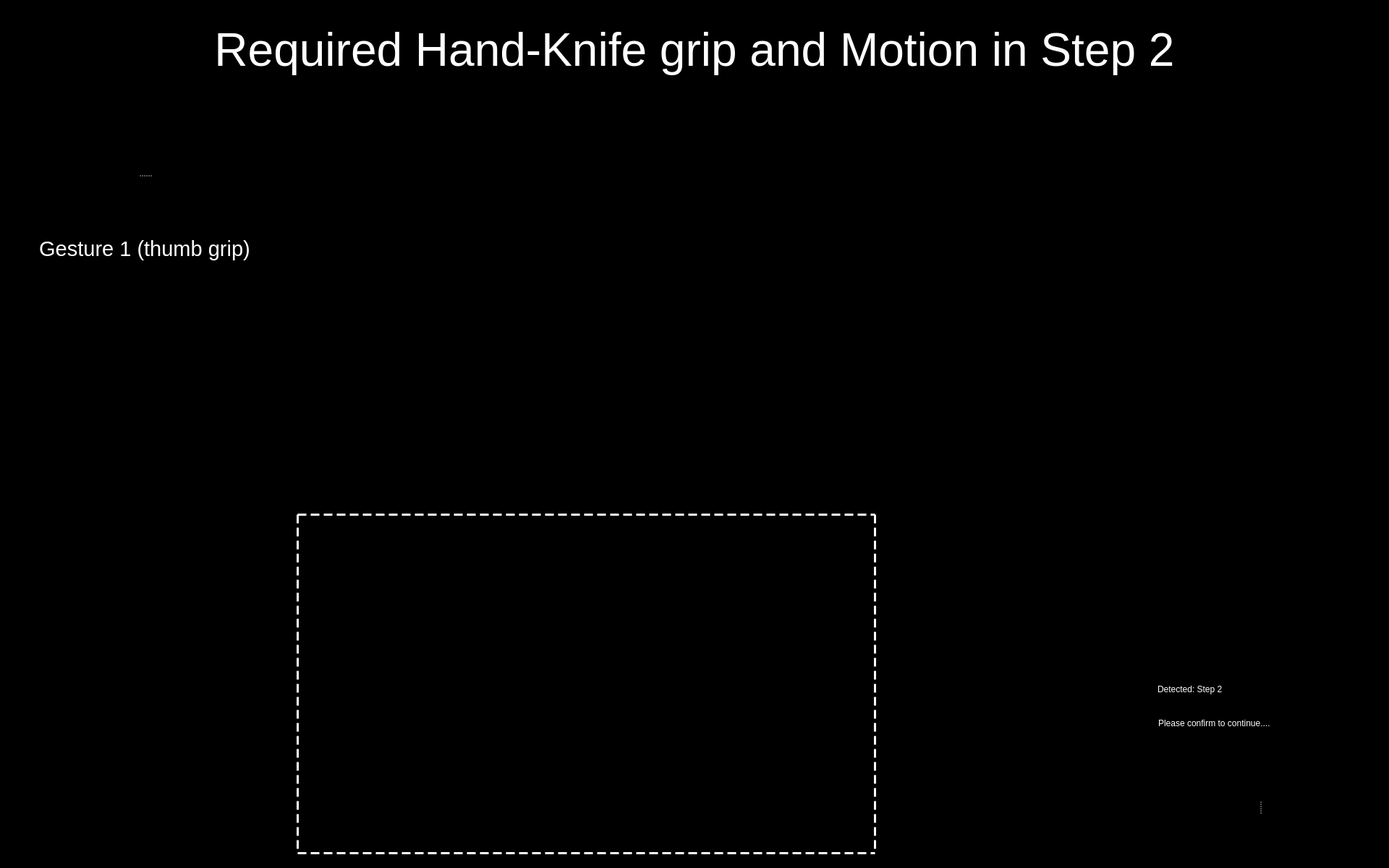
<?xml version="1.0" encoding="UTF-8"?>
<ui version="4.0">
 <class>Entry_Step_2_UI</class>
 <widget class="QWidget" name="Entry_Step_2_UI">
  <property name="windowModality">
   <enum>Qt::WindowModal</enum>
  </property>
  <property name="enabled">
   <bool>true</bool>
  </property>
  <property name="geometry">
   <rect>
    <x>0</x>
    <y>0</y>
    <width>1920</width>
    <height>1200</height>
   </rect>
  </property>
  <property name="sizePolicy">
   <sizepolicy hsizetype="Preferred" vsizetype="Preferred">
    <horstretch>0</horstretch>
    <verstretch>0</verstretch>
   </sizepolicy>
  </property>
  <property name="minimumSize">
   <size>
    <width>0</width>
    <height>0</height>
   </size>
  </property>
  <property name="maximumSize">
   <size>
    <width>1920</width>
    <height>1200</height>
   </size>
  </property>
  <property name="windowTitle">
   <string>Food Assist</string>
  </property>
  <property name="windowOpacity">
   <double>1.000000000000000</double>
  </property>
  <property name="styleSheet">
   <string notr="true">background-color: rgb(0, 0, 0);</string>
  </property>
  <widget class="QWidget" name="widget" native="true">
   <property name="geometry">
    <rect>
     <x>1540</x>
     <y>930</y>
     <width>371</width>
     <height>91</height>
    </rect>
   </property>
   <property name="styleSheet">
    <string notr="true">background-color: rgb(0, 0, 0);</string>
   </property>
   <widget class="QLabel" name="label">
    <property name="geometry">
     <rect>
      <x>10</x>
      <y>0</y>
      <width>41</width>
      <height>51</height>
     </rect>
    </property>
    <property name="styleSheet">
     <string notr="true"/>
    </property>
    <property name="text">
     <string/>
    </property>
    <property name="pixmap">
     <pixmap resource="resources/res.qrc">:/img/Icon Detected.svg</pixmap>
    </property>
    <property name="alignment">
     <set>Qt::AlignRight|Qt::AlignTrailing|Qt::AlignVCenter</set>
    </property>
   </widget>
   <widget class="QLabel" name="label_2">
    <property name="geometry">
     <rect>
      <x>60</x>
      <y>3</y>
      <width>291</width>
      <height>40</height>
     </rect>
    </property>
    <property name="styleSheet">
     <string notr="true">font: 75 28pt &quot;Arial&quot;;
color: rgb(255, 255, 255);</string>
    </property>
    <property name="text">
     <string>Detected: Step 2</string>
    </property>
    <property name="textFormat">
     <enum>Qt::RichText</enum>
    </property>
   </widget>
   <widget class="QLabel" name="label_3">
    <property name="geometry">
     <rect>
      <x>61</x>
      <y>54</y>
      <width>321</width>
      <height>31</height>
     </rect>
    </property>
    <property name="styleSheet">
     <string notr="true">font: 18pt &quot;Arial&quot;;
color: rgb(255, 255, 255)</string>
    </property>
    <property name="text">
     <string>Please confirm to continue....</string>
    </property>
   </widget>
  </widget>
  <widget class="QLabel" name="img_detected_step2">
   <property name="geometry">
    <rect>
     <x>1410</x>
     <y>400</y>
     <width>631</width>
     <height>521</height>
    </rect>
   </property>
   <property name="frameShape">
    <enum>QFrame::NoFrame</enum>
   </property>
   <property name="text">
    <string/>
   </property>
   <property name="pixmap">
    <pixmap resource="resources/res.qrc">:/detected steps/Detected Step2.png</pixmap>
   </property>
   <property name="scaledContents">
    <bool>true</bool>
   </property>
  </widget>
  <widget class="QLabel" name="label_8">
   <property name="geometry">
    <rect>
     <x>410</x>
     <y>710</y>
     <width>801</width>
     <height>471</height>
    </rect>
   </property>
   <property name="styleSheet">
    <string notr="true">border :3px solid white;
border-style : dashed;
background-color: rgb(0, 0, 0, 0);</string>
   </property>
   <property name="text">
    <string/>
   </property>
  </widget>
  <widget class="QWidget" name="widget_2" native="true">
   <property name="geometry">
    <rect>
     <x>1559</x>
     <y>1030</y>
     <width>361</width>
     <height>161</height>
    </rect>
   </property>
   <property name="styleSheet">
    <string notr="true">background-color: rgb(0,0,0);</string>
   </property>
   <widget class="QSplitter" name="splitter">
    <property name="geometry">
     <rect>
      <x>10</x>
      <y>10</y>
      <width>345</width>
      <height>150</height>
     </rect>
    </property>
    <property name="frameShape">
     <enum>QFrame::NoFrame</enum>
    </property>
    <property name="frameShadow">
     <enum>QFrame::Plain</enum>
    </property>
    <property name="lineWidth">
     <number>0</number>
    </property>
    <property name="orientation">
     <enum>Qt::Horizontal</enum>
    </property>
    <property name="opaqueResize">
     <bool>false</bool>
    </property>
    <property name="handleWidth">
     <number>45</number>
    </property>
    <property name="childrenCollapsible">
     <bool>false</bool>
    </property>
    <widget class="QPushButton" name="button_yes">
     <property name="enabled">
      <bool>true</bool>
     </property>
     <property name="minimumSize">
      <size>
       <width>81</width>
       <height>81</height>
      </size>
     </property>
     <property name="maximumSize">
      <size>
       <width>150</width>
       <height>150</height>
      </size>
     </property>
     <property name="cursor">
      <cursorShape>OpenHandCursor</cursorShape>
     </property>
     <property name="focusPolicy">
      <enum>Qt::WheelFocus</enum>
     </property>
     <property name="contextMenuPolicy">
      <enum>Qt::DefaultContextMenu</enum>
     </property>
     <property name="icon">
      <iconset resource="resources/res.qrc">
       <normaloff>:/buttons/Button Yes.svg</normaloff>:/buttons/Button Yes.svg</iconset>
     </property>
     <property name="iconSize">
      <size>
       <width>144</width>
       <height>144</height>
      </size>
     </property>
     <property name="autoDefault">
      <bool>false</bool>
     </property>
     <property name="default">
      <bool>false</bool>
     </property>
     <property name="flat">
      <bool>true</bool>
     </property>
    </widget>
    <widget class="QPushButton" name="button_no">
     <property name="enabled">
      <bool>true</bool>
     </property>
     <property name="minimumSize">
      <size>
       <width>81</width>
       <height>81</height>
      </size>
     </property>
     <property name="maximumSize">
      <size>
       <width>150</width>
       <height>150</height>
      </size>
     </property>
     <property name="cursor">
      <cursorShape>OpenHandCursor</cursorShape>
     </property>
     <property name="focusPolicy">
      <enum>Qt::WheelFocus</enum>
     </property>
     <property name="contextMenuPolicy">
      <enum>Qt::DefaultContextMenu</enum>
     </property>
     <property name="icon">
      <iconset resource="resources/res.qrc">
       <normaloff>:/buttons/Button No.svg</normaloff>:/buttons/Button No.svg</iconset>
     </property>
     <property name="iconSize">
      <size>
       <width>144</width>
       <height>144</height>
      </size>
     </property>
     <property name="autoDefault">
      <bool>false</bool>
     </property>
     <property name="default">
      <bool>false</bool>
     </property>
     <property name="flat">
      <bool>true</bool>
     </property>
    </widget>
   </widget>
  </widget>
  <widget class="QSplitter" name="splitter_2">
   <property name="geometry">
    <rect>
     <x>40</x>
     <y>160</y>
     <width>320</width>
     <height>282</height>
    </rect>
   </property>
   <property name="orientation">
    <enum>Qt::Vertical</enum>
   </property>
   <widget class="QLabel" name="image_required_1">
    <property name="maximumSize">
     <size>
      <width>320</width>
      <height>240</height>
     </size>
    </property>
    <property name="text">
     <string/>
    </property>
    <property name="pixmap">
     <pixmap resource="resources/res.qrc">:/img/right_step2_gesture1_2.png</pixmap>
    </property>
    <property name="scaledContents">
     <bool>true</bool>
    </property>
   </widget>
   <widget class="QLabel" name="text_required_1">
    <property name="font">
     <font>
      <family>Arial</family>
      <pointsize>22</pointsize>
      <weight>9</weight>
      <italic>false</italic>
      <bold>false</bold>
     </font>
    </property>
    <property name="styleSheet">
     <string notr="true">font: 75 22pt &quot;Arial&quot;;
color: rgb(255, 255, 255);</string>
    </property>
    <property name="text">
     <string>Gesture 1 (thumb grip)</string>
    </property>
    <property name="textFormat">
     <enum>Qt::PlainText</enum>
    </property>
    <property name="alignment">
     <set>Qt::AlignCenter</set>
    </property>
    <property name="wordWrap">
     <bool>true</bool>
    </property>
   </widget>
  </widget>
  <widget class="QLabel" name="label_text_1">
   <property name="geometry">
    <rect>
     <x>40</x>
     <y>20</y>
     <width>1840</width>
     <height>100</height>
    </rect>
   </property>
   <property name="font">
    <font>
     <family>Arial</family>
     <pointsize>48</pointsize>
     <weight>9</weight>
     <italic>false</italic>
     <bold>false</bold>
    </font>
   </property>
   <property name="styleSheet">
    <string notr="true">font: 75 48pt &quot;Arial&quot;;
color: rgb(255, 255, 255);</string>
   </property>
   <property name="text">
    <string>Required Hand-Knife grip and Motion in Step 2</string>
   </property>
   <property name="textFormat">
    <enum>Qt::RichText</enum>
   </property>
   <property name="alignment">
    <set>Qt::AlignCenter</set>
   </property>
   <property name="wordWrap">
    <bool>true</bool>
   </property>
  </widget>
 </widget>
 <resources>
  <include location="resources/res.qrc"/>
 </resources>
 <connections/>
</ui>
